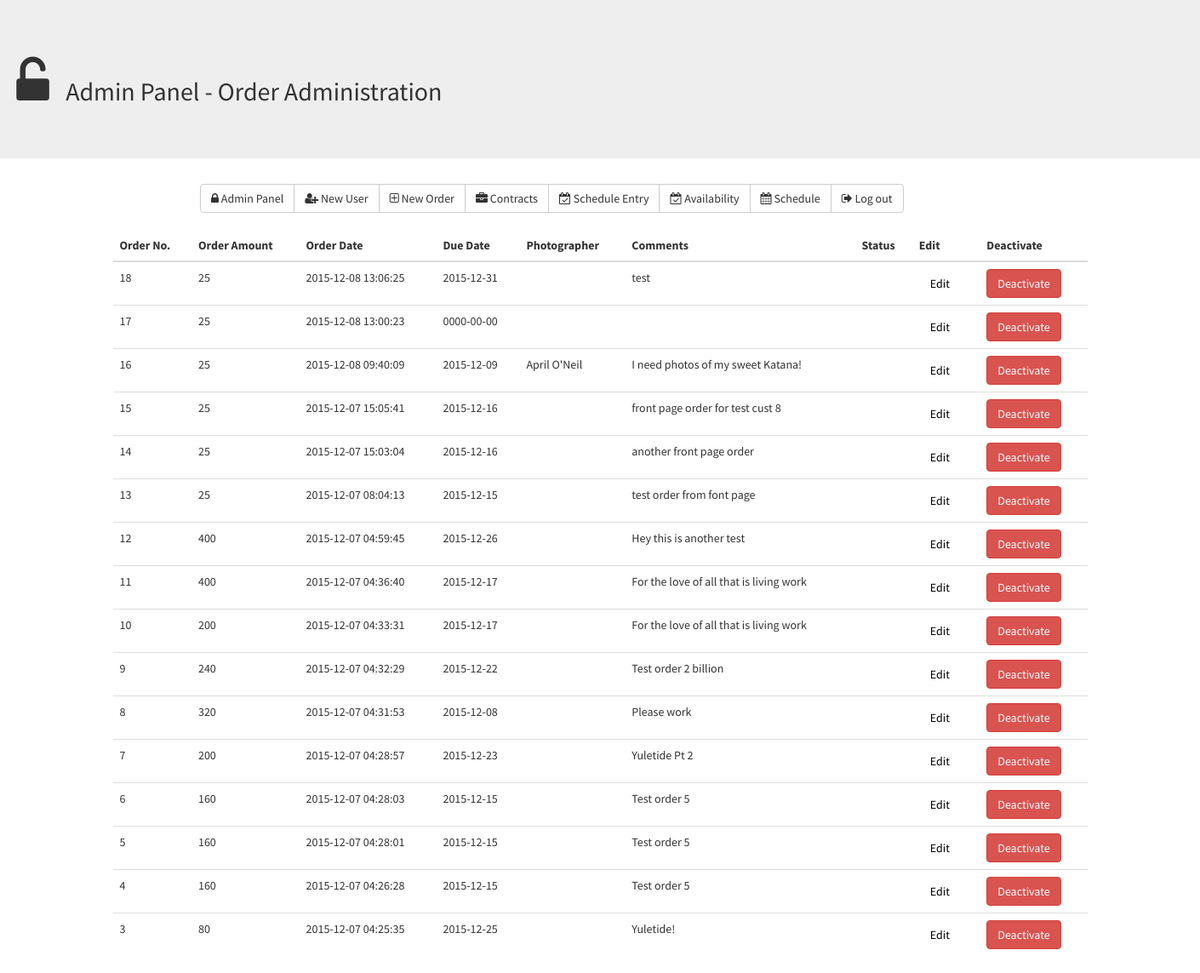
Page /adminorders.php (signed in) on the committed database.
### tables this page shows
CREATE TABLE IF NOT EXISTS `tbl_orders` (
  `id` int(4) NOT NULL AUTO_INCREMENT,
  `customerid` int(4) NOT NULL,
  `serviceid` int(4) NOT NULL,
  `photographerid1` int(4) NOT NULL,
  `photographerid2` int(4) NOT NULL,
  `paymenttype` varchar(16) NOT NULL,
  `cinitials` varchar(4) NOT NULL,
  `pinitials` varchar(4) NOT NULL,
  `status` int(1) NOT NULL,
  `quantity` int(4) NOT NULL,
  `price` float NOT NULL,
  `override` float NOT NULL,
  `comments` text NOT NULL,
  `orderdate` timestamp NOT NULL DEFAULT CURRENT_TIMESTAMP,
  `duedate` date NOT NULL,
  `lastupdated` timestamp NOT NULL DEFAULT '0000-00-00 00:00:00',
  PRIMARY KEY (`id`)
);

CREATE TABLE IF NOT EXISTS `tbl_photographers` (
  `userid` int(4) NOT NULL,
  `fname` varchar(32) NOT NULL,
  `lname` varchar(32) NOT NULL,
  `address1` varchar(64) NOT NULL,
  `address2` varchar(32) NOT NULL,
  `city` varchar(32) NOT NULL,
  `state` varchar(2) NOT NULL,
  `zip` int(10) NOT NULL,
  `email` varchar(64) NOT NULL,
  `phone` varchar(14) NOT NULL,
  `datehired` timestamp NOT NULL DEFAULT CURRENT_TIMESTAMP,
  `freelance` int(1) NOT NULL,
  PRIMARY KEY (`userid`),
  UNIQUE KEY `userid` (`userid`)
);

### adminorders.php (the view, shortened to what this page needs)
<?php
include('dbconnection.php');
include('header.php');
echo "<div class='jumbotron'><h2><i class='fa fa-unlock-alt fa-fw fa-2x'></i>Admin Panel - Order Administration</h2></div>";
include('buttons.php');
$userid = "%";
$stmt = $databaseConnection->prepare("SELECT tbl_orders.id, name, tbl_services.price, quantity, photographerid1, tbl_photographers.fname, tbl_photographers.lname, tbl_orders.price AS total, comments, tbl_orders.orderdate, tbl_orders.duedate,
STATUS FROM tbl_orders
LEFT JOIN tbl_services ON tbl_orders.serviceid = tbl_services.id
LEFT JOIN tbl_photographers ON photographerid1 = tbl_photographers.userid
WHERE customerid LIKE ? ORDER BY tbl_orders.orderdate DESC");
$table ="";
if ($stmt->execute([$userid])) {
while ($row = $stmt->fetch(PDO::FETCH_ASSOC)) {
      $table.='
        <tr>
        <td id="orderid">'.$row["id"].'</td>
        <td>'.$row["total"].'</td>
        <td>'.$row["orderdate"].'</td>
        <td>'.$row["duedate"].'</td>
        <td>'.$row["fname"].' '.$row["lname"].'</td>
        <td>'.$row["comments"].'</td>
        <td>'.$row["status"].'</td>
        <td><a href="editorder.php?id='.$row['id'].'" class="btn btn-edit" style="text-decoration:none;color:#000000;"/>Edit</a></td>
        <td><a class="btn btn-danger open-confirmDialogOrder"href="#confirm-delete" data-toggle="modal" data-id="'.$row["id"].'" data-target="#confirm-delete">
            Deactivate</a></td>
      </tr>';
  }
  echo "
  <div class='col-md-offset-1 col-md-10'>
  <table class='table table-hover'>
    <thead>
      <tr>
        <th>Order No.</th>
        <th>Order Amount</th>
        <th>Order Date</th>
        <th>Due Date</th>
        <th>Photographer</th>
        <th>Comments</th>
        <th>Status</th>
        <th>Edit</th>
        <th>Deactivate</th>
      </tr>
    </thead>
    <tbody>".$table.
    "</tbody>
  </table>
  </div>
  ";
}
include('footer.php');
 ?>

### css/stylish-portfolio.css (style rules this page uses)
html, body { width: 100%; height: 100%; }
body { font-family: "Source Sans Pro","Helvetica Neue",Helvetica,Arial,sans-serif; }

### rows in the picture
tbl_orders: id "18", price "25", orderdate "2015-12-08 13:06:25", duedate "2015-12-31", comments "test"
tbl_orders: id "17", price "25", orderdate "2015-12-08 13:00:23", duedate "0000-00-00"
tbl_orders: id "16", price "25", orderdate "2015-12-08 09:40:09", duedate "2015-12-09", tbl_photographers.fname "April", tbl_photographers.lname "O'Neil", comments "I need photos of my sweet Katana!"
tbl_orders: id "15", price "25", orderdate "2015-12-07 15:05:41", duedate "2015-12-16", comments "front page order for test cust 8"
tbl_orders: id "14", price "25", orderdate "2015-12-07 15:03:04", duedate "2015-12-16", comments "another front page order"
tbl_orders: id "13", price "25", orderdate "2015-12-07 08:04:13", duedate "2015-12-15", comments "test order from font page"
tbl_orders: id "12", price "400", orderdate "2015-12-07 04:59:45", duedate "2015-12-26", comments "Hey this is another test"
tbl_orders: id "11", price "400", orderdate "2015-12-07 04:36:40", duedate "2015-12-17", comments "For the love of all that is living work"
tbl_orders: id "10", price "200", orderdate "2015-12-07 04:33:31", duedate "2015-12-17", comments "For the love of all that is living work"
tbl_orders: id "9", price "240", orderdate "2015-12-07 04:32:29", duedate "2015-12-22", comments "Test order 2 billion"
tbl_orders: id "8", price "320", orderdate "2015-12-07 04:31:53", duedate "2015-12-08", comments "Please work"
tbl_orders: id "7", price "200", orderdate "2015-12-07 04:28:57", duedate "2015-12-23", comments "Yuletide Pt 2"
tbl_orders: id "6", price "160", orderdate "2015-12-07 04:28:03", duedate "2015-12-15", comments "Test order 5"
tbl_orders: id "5", price "160", orderdate "2015-12-07 04:28:01", duedate "2015-12-15", comments "Test order 5"
tbl_orders: id "4", price "160", orderdate "2015-12-07 04:26:28", duedate "2015-12-15", comments "Test order 5"
tbl_orders: id "3", price "80", orderdate "2015-12-07 04:25:35", duedate "2015-12-25", comments "Yuletide!"
